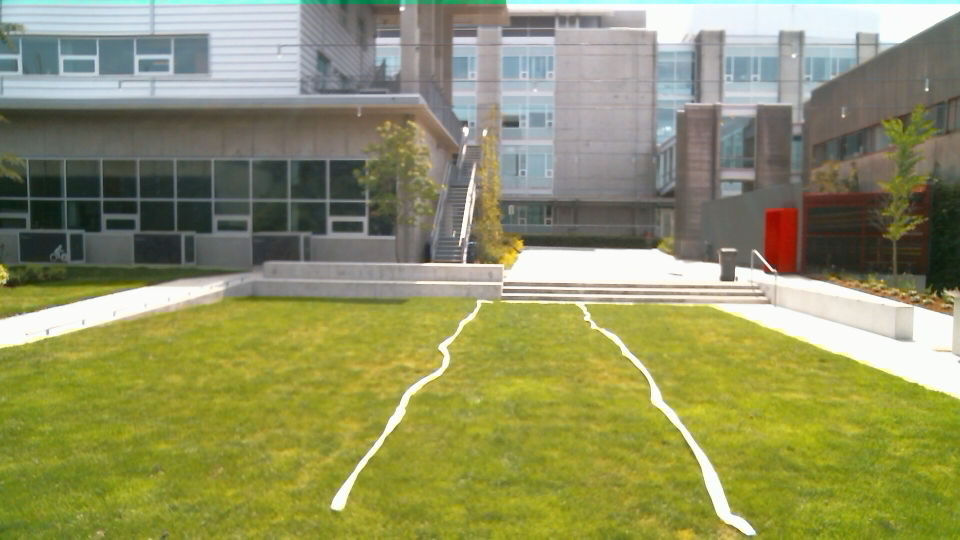
//> input picture sb_vision/src/Image1.jpg, 1920 x 1080 px, given in place of fieldsample.mov, which was not available (shown at 1/2 size)
$ ./Line_Detector   (built with g++ and OpenCV 4)
//> lines starting //> are read from the running program, lines starting //| are printed output that depends on the picture; after the words box and inside, x2 and y2 are one past the last pixel; in counts of white or black regions, pixels touching at a corner belong together; pictures that were not available may be replaced by others from this repository, and a replacement may not be noted
#include <iostream>
#include <stdio.h>
#include <iostream>
#include <ostream>
#include <stdlib.h>
#include <math.h>
#include <vector>
#include <fstream>
#include <limits>

//Include Libraries
#include "opencv2/imgproc/imgproc.hpp"
#include "opencv2/opencv.hpp"
#include <opencv2/core/core.hpp>
#include <opencv2/highgui/highgui.hpp>
#include <opencv2/calib3d/calib3d.hpp>
#include <opencv2/video/video.hpp>

using namespace cv;
using namespace std;

void detectLines(void);
void findcentre(int);
int findcentre1(int);
int findcentre2(int);
void drawLine(int);
int countLines(int, bool);
void dump(const Mat&, const char*);
Mat showHistogram(const Mat&);
Mat showHistogram4(const Mat &inImage, int, int);
void showHSVHistograms(Mat);
void displayWindows(void);
void filterImage(void);
void getDirection(void);
float calculateDirection1();
void convert2Twist(void);

Mat image, image_grey, image_filter, image_thresholded, image_canny, image_blur,
		image_blur2, image_direction;
Mat image_H, image_S, image_V, image_histo, image_HThresh, image_SThresh,
		image_VThresh;
Mat histogram_H, histogram_S, histogram_V;
//float direction[3] = { 0, 0, 0 }; // x,y,z using right handed co-ordinate system, + z rotate counter clockwise
int const threshold_value = 195;
int blur_value = 4;
int const max_BINARY_value = 255;
int dx = 0;
int dy = 0;
float steeringOut = 0;
float steering = 0;
int priority = 0;
float direction = 0;

//TODO: publish message

int main(int argc, char** argv) {
	cout << "Running" << endl;

	//Initialize camera
	//VideoCapture cap; // open the default camera
	//VideoCapture cap("sample-course.avi");
	//VideoCapture cap("roadsample.mov");
	VideoCapture cap("fieldsample.mov");
	//int capCount = 0;

/*//Comment this for testing with sample recordings
	for (int i=5; i>=-1; i--)
	{
		cout << "Trying to connect camera on port: " << i << endl;
		cap.open(i);
		if (cap.isOpened())
		{
			cout << "YAY!" << endl;
			break;
		}

		if (i ==-1)
		{
			cout << "failed to connect to camera" << endl;
			return -1;
		}
	}*/


	while (1) {

		//create a window called "MyVideo"
		//Read image
		cap >> image; //from video
//> image is the input picture: 1080 rows x 1920 cols, CV_8UC3; mean B, G, R 98.9, 145.8, 143.8

		if (!cap.read(image)) //if not success, break loop
				{
			cout << "Cannot read a frame from video stream" << endl;
			break;
		}

		cout << "Image read" << endl;

		filterImage();
//> in showHSVHistograms, `split(image_histo, channels);`:
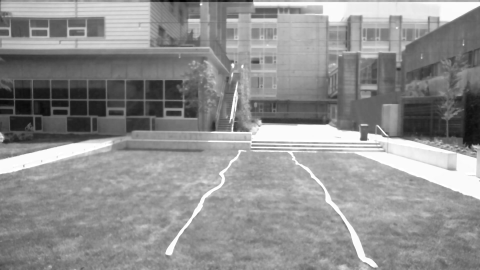
//> channels[2]: 1080 rows x 1920 cols, CV_8UC1 (shown at 1/4 size); min 0, max 255, mean 143.8
//> in showHistogram4, `cv::calcHist(&inImage, 1, channels, cv::Mat(), hist, 1, bins, ranges );`: hist = 180 values, max 30221 at index 40, min 242 at index 1, mean 9553.6
//> in showHistogram4, `cv::minMaxLoc(hist, &minVal, &maxVal, 0, 0);`: minVal = 242; maxVal = 30221
//> the loop in showHistogram4, `for (; it != itend; ++it)` made 180 passes
//> after the loop in showHistogram4, `for (; it != itend; ++it)`:
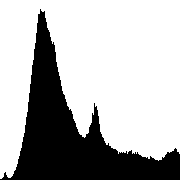
//> histImg: 180 rows x 180 cols, CV_8UC1; 70.2% white; 1 black region, box (x1, y1, x2, y2) and area: (0, 9, 180, 180) 9639
//> after the loop in showHistogram4, `for (; it != itend; ++it)`: barPosition = 180
//> in showHSVHistograms, `threshold(image_H, image_HThresh, 0, 255, THRESH_OTSU | THRESH_BINARY);`:
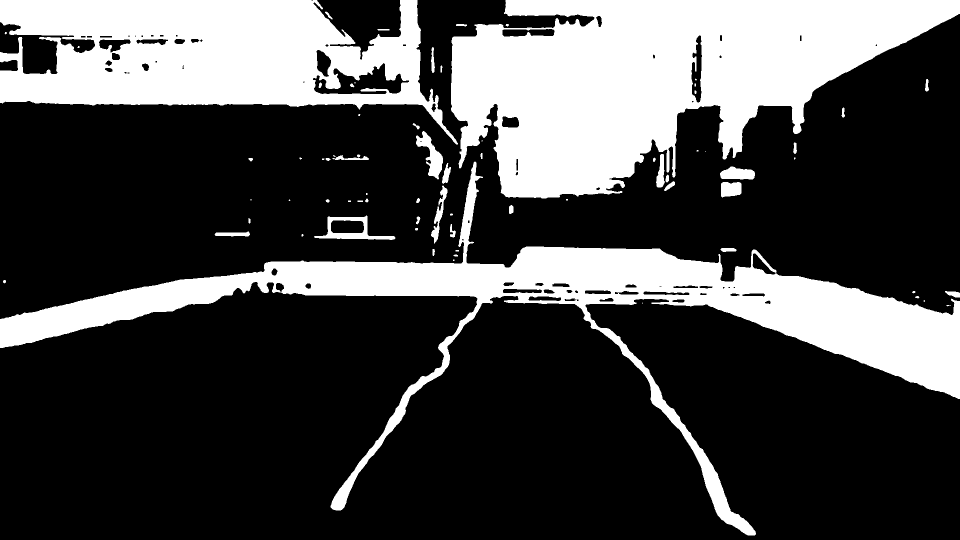
//> image_HThresh: 1080 rows x 1920 cols, CV_8UC1 (shown at 1/2 size); 28.1% white; 74 white regions (25 under 20 px), largest, box (x1, y1, x2, y2) and area: (902, 0, 1920, 397) 236501, (0, 323, 1920, 1071) 186523, (0, 0, 916, 289) 146898
//> call 2 of showHistogram4, with numBins = 255, numChannels = 0
//> in showHistogram4 (call 2), `cv::calcHist(&inImage, 1, channels, cv::Mat(), hist, 1, bins, ranges );`: hist = 255 values, max 57393 at index 251, min 0 at index 0, mean 8075.7
//> in showHistogram4 (call 2), `cv::minMaxLoc(hist, &minVal, &maxVal, 0, 0);`: maxVal = 57393
//> the loop in showHistogram4 (call 2), `for (; it != itend; ++it)` made 255 passes
//> after the loop in showHistogram4 (call 2), `for (; it != itend; ++it)`:
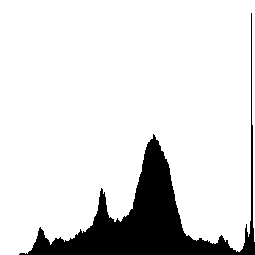
//> histImg: 255 rows x 255 cols, CV_8UC1; 86.8% white; 1 black region, box (x1, y1, x2, y2) and area: (19, 13, 255, 255) 8561
//> after the loop in showHistogram4 (call 2), `for (; it != itend; ++it)`: barPosition = 255
//> in showHSVHistograms, `threshold(image_S, image_SThresh, 0, 255, THRESH_OTSU | THRESH_BINARY);`:
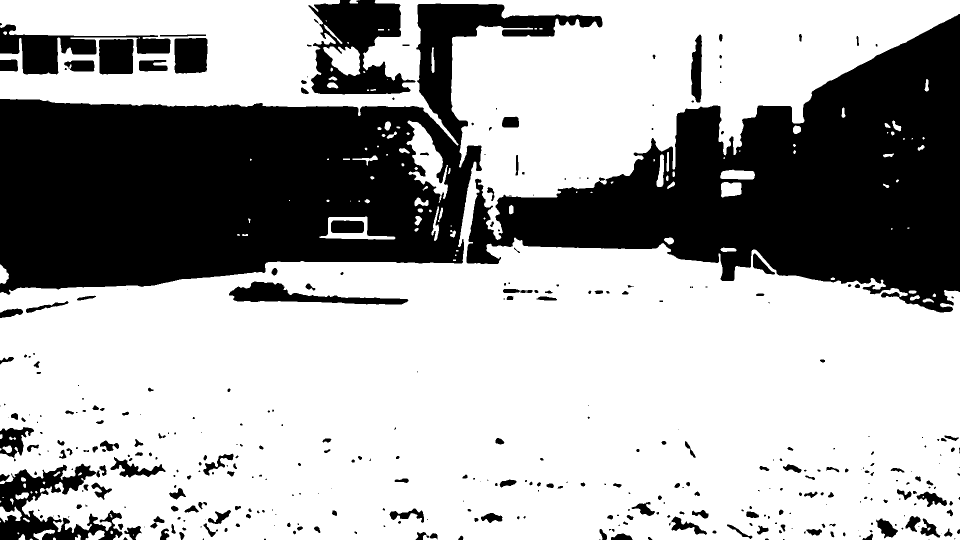
//> image_SThresh: 1080 rows x 1920 cols, CV_8UC1 (shown at 1/2 size); 66.1% white; 393 black regions (166 under 20 px), largest, box (x1, y1, x2, y2) and area: (0, 7, 1205, 590) 325387, (933, 28, 1920, 625) 272431, (617, 0, 831, 189) 22580
//> call 3 of showHistogram4, with numBins = 255, numChannels = 0
//> in showHistogram4 (call 3), `cv::calcHist(&inImage, 1, channels, cv::Mat(), hist, 1, bins, ranges );`: hist = 255 values, max 56561 at index 251, min 3 at index 7, mean 8054.6
//> in showHistogram4 (call 3), `cv::minMaxLoc(hist, &minVal, &maxVal, 0, 0);`: minVal = 3; maxVal = 56561
//> the loop in showHistogram4 (call 3), `for (; it != itend; ++it)` made 255 passes
//> after the loop in showHistogram4 (call 3), `for (; it != itend; ++it)`:
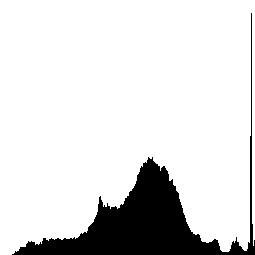
//> histImg: 255 rows x 255 cols, CV_8UC1; 86.7% white; 1 black region, box (x1, y1, x2, y2) and area: (12, 13, 255, 255) 8663
//> after the loop in showHistogram4 (call 3), `for (; it != itend; ++it)`: barPosition = 255
//> in showHSVHistograms, `threshold(image_V, image_VThresh, 0, 255, THRESH_OTSU | THRESH_BINARY);`:
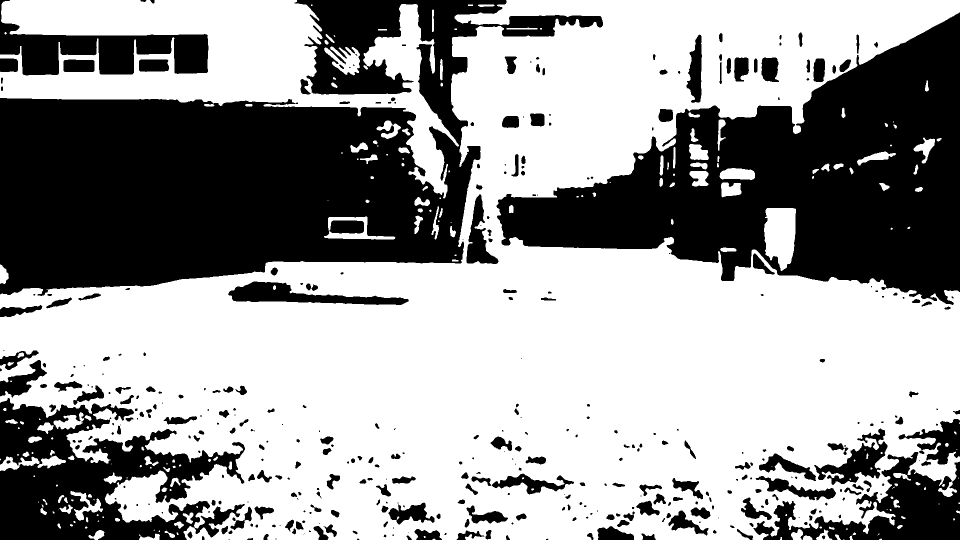
//> image_VThresh: 1080 rows x 1920 cols, CV_8UC1 (shown at 1/2 size); 60.4% white; 398 black regions (124 under 20 px), largest, box (x1, y1, x2, y2) and area: (0, 0, 1206, 592) 353452, (993, 25, 1920, 610) 255757, (0, 796, 490, 1080) 73565
//> (the rest of the program and of its run is left out)
